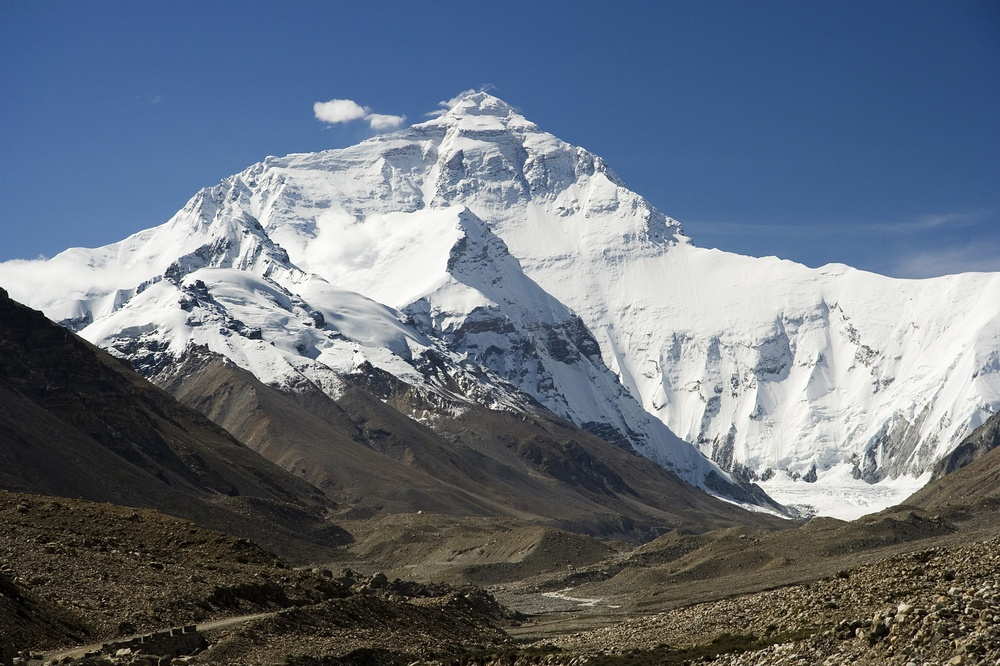
#> input picture sample.jpg, 1000 x 666 px, shrunk from 2000 x 1333 before the run
$ python exp4.py
#> lines starting #> are read from the running program, lines starting #| are printed output that depends on the picture; after the words box and inside, x2 and y2 are one past the last pixel; in counts of white or black regions, pixels touching at a corner belong together
import cv2
import numpy as np

img = cv2.imread("sample.jpg", 0)
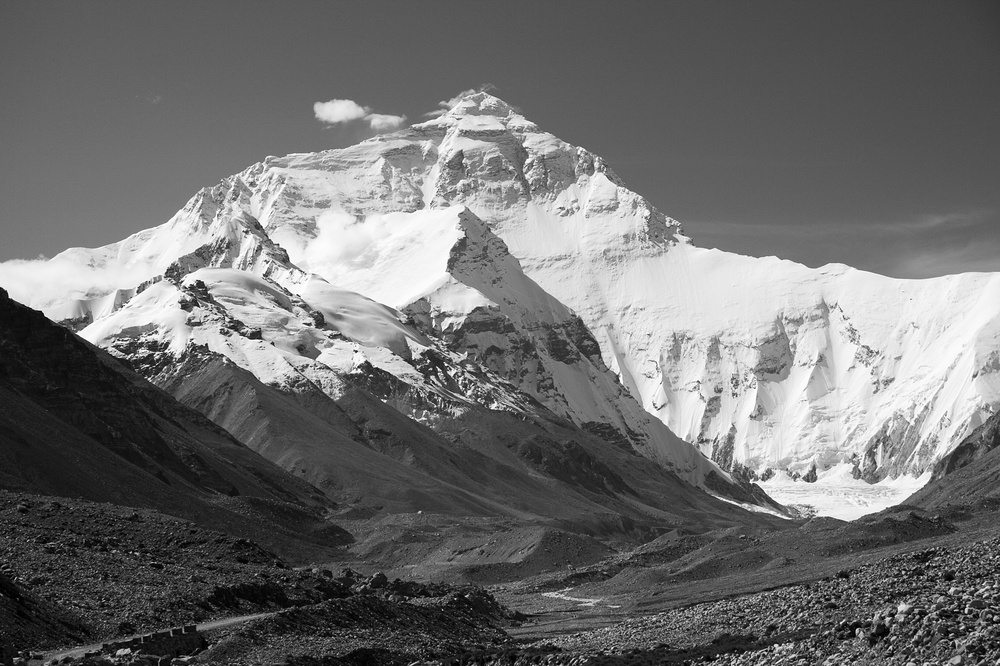
#> img: shape (666, 1000); min 0, max 255, mean 111.1

edges = cv2.Canny(img, 100, 200)
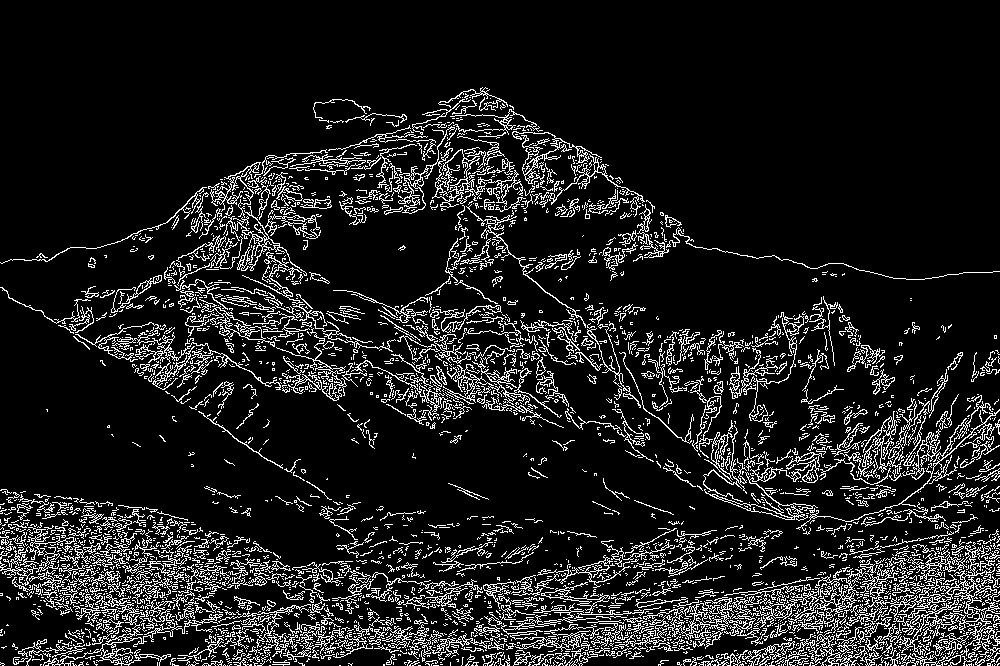
#> edges: shape (666, 1000); 11.6% white in thin lines or dots, all inside (x1, y1, x2, y2) = (0, 87, 1000, 666)

kernel = np.ones((5,5), np.uint8)

dilated = cv2.dilate(edges, kernel, iterations=1)
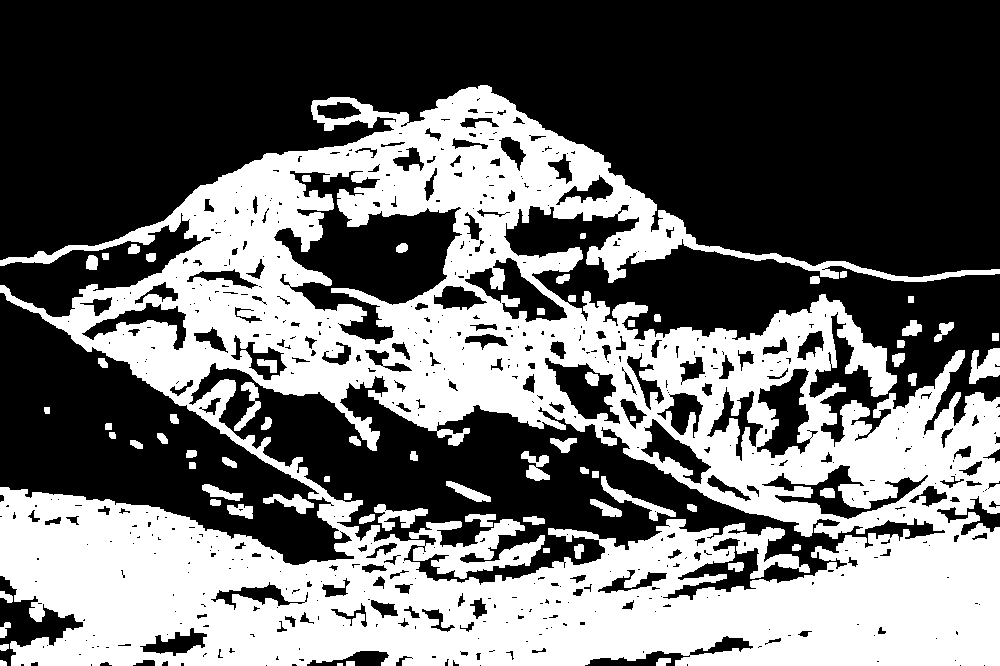
#> dilated: shape (666, 1000); 41.8% white; 70 white regions (1 under 20 px), largest, box (x1, y1, x2, y2) and area: (0, 85, 1000, 666) 268412, (969, 348, 1000, 384) 715, (601, 476, 676, 521) 670

cv2.imshow("Original Image", img)
cv2.imshow("Dilated Image", dilated)

cv2.waitKey(0)
cv2.destroyAllWindows()
